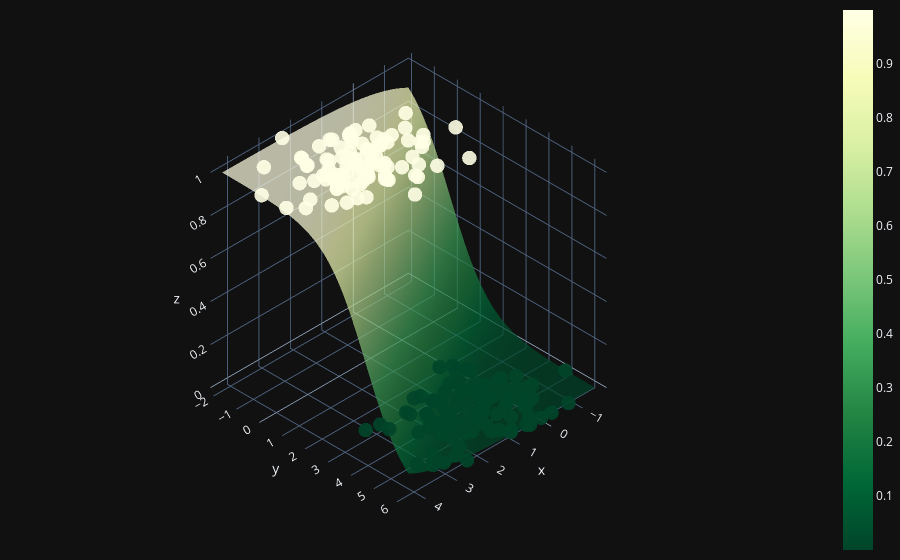

Notebook code cell kept with this figure:
### Code cell
X0 = np.linspace(X[:, 0].min(), X[:, 0].max(), 100)
X1 = np.linspace(X[:, 1].min(), X[:, 1].max(), 100)
xx0, xx1 = np.meshgrid(X0, X1)
Z = W[0] * xx0 + W[1] * xx1 + b
A = 1 / (1 + np.exp(-Z))

fig = (go.Figure(data=[go.Surface(z=A, x=xx0, y=xx1, colorscale='YlGn', opacity = 0.7, reversescale=True)]))

fig.add_scatter3d(x=X[:, 0].flatten(), y=X[:, 1].flatten(), z=y.flatten(), mode='markers', marker=dict(size=5, color=y.flatten(), colorscale='YlGn', opacity = 0.9, reversescale=True))

fig.update_layout(template= "plotly_dark", margin=dict(l=0, r=0, b=0, t=0))
fig.layout.scene.camera.projection.type = "orthographic"
fig.show()

### Figure 1 — Plotly figure (JSON) as saved in the notebook; plotly's stock layout.template omitted (floating-point values rounded to 4 significant figures; data arrays with more than 128 entries replaced by an {"elided": "..."} marker saying what was removed)
{"data": [{"colorscale": [[0, "rgb(255,255,229)"], [0.125, "rgb(247,252,185)"], [0.25, "rgb(217,240,163)"], [0.375, "rgb(173,221,142)"], [0.5, "rgb(120,198,121)"], [0.625, "rgb(65,171,93)"], [0.75, "rgb(35,132,67)"], [0.875, "rgb(0,104,55)"], [1, "rgb(0,69,41)"]], "opacity": 0.7, "reversescale": true, "type": "surface", "x": {"elided": "100x100 float values"}, "y": {"elided": "100x100 float values"}, "z": {"elided": "100x100 float values"}}, {"marker": {"color": {"elided": "200 int values"}, "colorscale": [[0, "rgb(255,255,229)"], [0.125, "rgb(247,252,185)"], [0.25, "rgb(217,240,163)"], [0.375, "rgb(173,221,142)"], [0.5, "rgb(120,198,121)"], [0.625, "rgb(65,171,93)"], [0.75, "rgb(35,132,67)"], [0.875, "rgb(0,104,55)"], [1, "rgb(0,69,41)"]], "opacity": 0.9, "reversescale": true, "size": 5}, "mode": "markers", "type": "scatter3d", "x": {"elided": "200 float values"}, "y": {"elided": "200 float values"}, "z": {"elided": "200 int values"}}], "layout": {"margin": {"b": 0, "l": 0, "r": 0, "t": 0}, "scene": {"camera": {"projection": {"type": "orthographic"}}}}}
